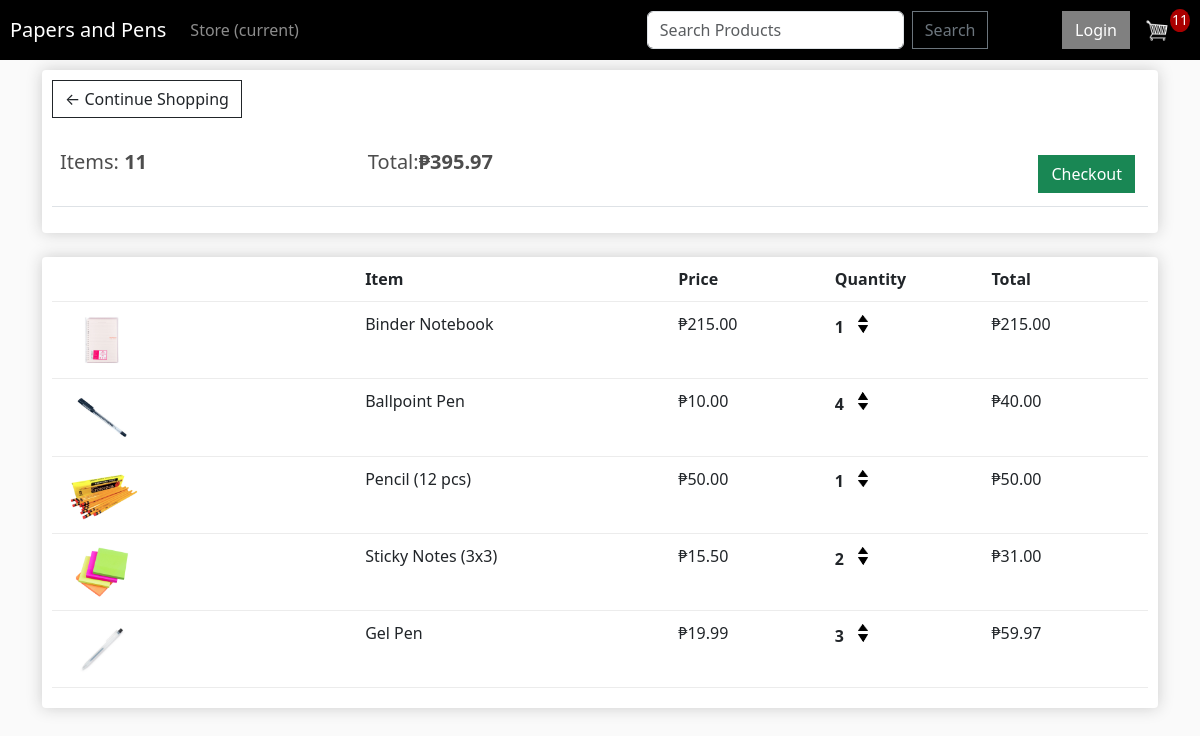
The app's page /cart/ (signed in) with its own data.
### store/models.py (models this page shows, shortened)
class Order(models.Model):
    customer = models.ForeignKey(Customer, on_delete=models.SET_NULL, null=True, blank=True)
    date_ordered = models.DateTimeField(auto_now_add=True)
    complete = models.BooleanField(default=False, null=True, blank=False)
    transaction_id = models.CharField(max_length=100, null=True)
    @property
    def get_cart_total(self):
        orderitems = self.orderitem_set.all()
        total = sum([item.get_total for item in orderitems])
        return total
    @property
    def get_cart_items(self):
        orderitems = self.orderitem_set.all()
        total = sum([item.quantity for item in orderitems])
        return total

class OrderItem(models.Model):
    product = models.ForeignKey(Product, on_delete=models.SET_NULL, null=True, blank=True)
    order = models.ForeignKey(Order, on_delete=models.SET_NULL, null=True, blank=True)
    quantity = models.IntegerField(default=0, null=True, blank=True)
    date_added = models.DateTimeField(auto_now_add=True)
    @property
    def get_total(self):
        total = self.product.price * self.quantity
        return total

class Product(models.Model):
    name = models.CharField(max_length = 200, null=True)
    price = models.DecimalField(max_digits=7, decimal_places=2)
    digital = models.BooleanField(default=False, null=True, blank=False)
    image = models.ImageField(null=True, blank=True)
    slug = models.SlugField(null=False)
    description = models.TextField(default="potangina mo", null=False)
    @property
    def imageURL(self):
        try:
            url = self.image.url
        except:
            url =''
        return url

### store/views.py (the view)
# urls.py: path('cart/', views.cart, name="cart"),
def cart(request):
    data = cartData(request)
    cartItems = data['cartItems']
    order = data['order']
    items = data['items']
    context = {'items':items, 'order':order, 'cartItems': cartItems}
    return render(request, 'store/cart.html', context)

### store/utils.py (called while the page is built)
def cartData(request):
    if request.user.is_authenticated:
        customer = request.user.customer
        order, created = Order.objects.get_or_create(customer=customer, complete=False)
        items = order.orderitem_set.all()
        cartItems = order.get_cart_items
    else:
        cookieData = cookieCart(request)
        cartItems = cookieData['cartItems']
        order = cookieData['order']
        items = cookieData['items']
    return {'cartItems':cartItems, 'order':order, 'items':items}

### store/templates/store/cart.html
{% extends 'store/main.html' %}
{% load static %}
{% block content %}
    <div class="row">
        <div class="col-lg-12">
            <div class="box-element">
                <a  class="btn btn-outline-dark" href="{% url 'store' %}">&#x2190; Continue Shopping</a>
                <br>
                <br>
                <table class="table">
                    <tr>
                        <th><h5>Items: <strong>{{order.get_cart_items}}</strong></h5></th>
                        <th><h5>Total:<strong>₱{{order.get_cart_total|floatformat:2}}</strong></h5></th>
                        <th>
                            <a  style="float:right; margin:5px;" class="btn btn-success" href="{% url 'checkout' %}">Checkout</a>
                        </th>
                    </tr>
                </table>
            </div>
            <br>
            <div class="box-element">
                <div class="cart-row">
                    <div style="flex:2"></div>
                    <div style="flex:2"><strong>Item</strong></div>
                    <div style="flex:1"><strong>Price</strong></div>
                    <div style="flex:1"><strong>Quantity</strong></div>
                    <div style="flex:1"><strong>Total</strong></div>
                </div>
                {% for item in items %}
                <div class="cart-row">
                    <div style="flex:2"><img class="row-image" src="{{item.product.imageURL}}"></div>
                    <div style="flex:2"><p>{{item.product.name}}</p></div>
                    <div style="flex:1"><p>₱{{item.product.price|floatformat:2}}</p></div>
                    <div style="flex:1">
                        <p class="quantity">{{item.quantity}}</p>
                        <div class="quantity">
                            <img data-product={{item.product.id}} data-action="add" class="chg-quantity update-cart" src="{% static  'images/arrow-up.png' %}">
                            <img data-product={{item.product.id}} data-action="remove" class="chg-quantity update-cart" src="{% static  'images/arrow-down.png' %}">
                        </div>
                    </div>
                    <div style="flex:1"><p>₱{{item.get_total}}</p></div>
                </div>
                {% endfor %}
            </div>
        </div>
    </div>
{% endblock content %}

### static/css/main.css (style rules this page uses)
body { background-color: hsl(0, 0%, 98%); }
h1,h2,h3,h4,h5,h6 { color:hsl(0, 0%, 30%); }
.box-element { box-shadow:hsl(0, 0%, 80%) 0 0 16px; background-color: #fff; border-radius: 4px; padding: 10px; }
.col-lg-4, .col-lg-6, .col-lg-8, .col-lg-12 { margin-top: 10px; }
.btn { border-radius: 0; }
.row-image { width: 100px; }
.cart-row { display: flex; align-items: flex-stretch; padding-bottom: 10px; margin-bottom: 10px; border-bottom: 1px solid #ececec; }
.quantity { display: inline-block; font-weight: 700; padding-right:10px; }
.chg-quantity { width: 10px; cursor: pointer; display: block; margin-top: 3px; transition:.1s; }

### records on screen
Order: get_cart_items "11", get_cart_total "395.97"
OrderItem: product.imageURL (picture), product.name "Binder Notebook", product.price "215.00", quantity "1", get_total "215.00"
OrderItem: product.imageURL (picture), product.name "Ballpoint Pen", product.price "10.00", quantity "4", get_total "40.00"
OrderItem: product.imageURL (picture), product.name "Pencil (12 pcs)", product.price "50.00", quantity "1", get_total "50.00"
OrderItem: product.imageURL (picture), product.name "Sticky Notes (3x3)", product.price "15.50", quantity "2", get_total "31.00"
OrderItem: product.imageURL (picture), product.name "Gel Pen", product.price "19.99", quantity "3", get_total "59.97"

### other values on screen
{{ cartItems }} "11"
